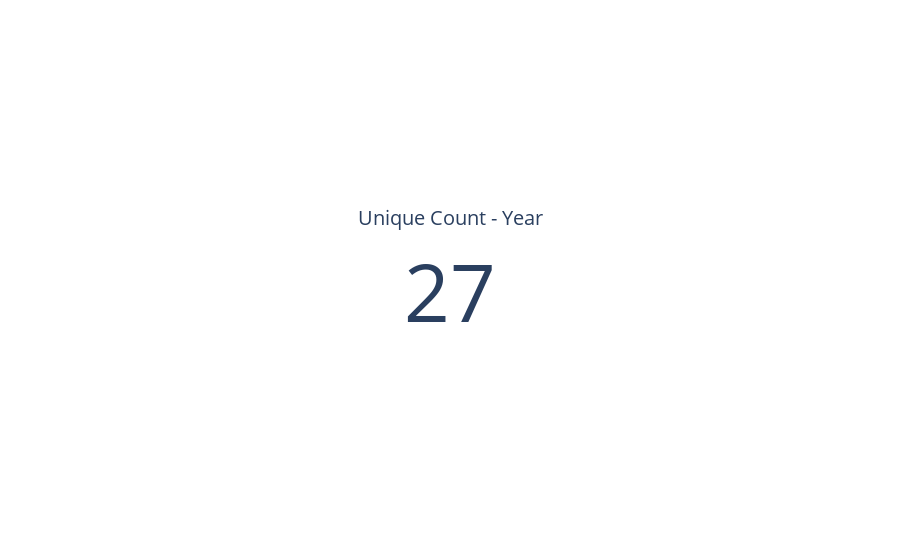
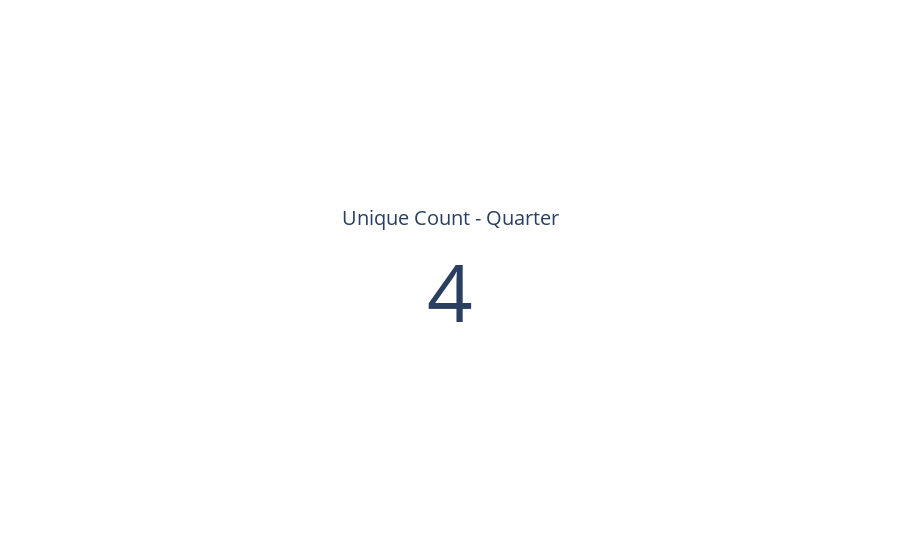
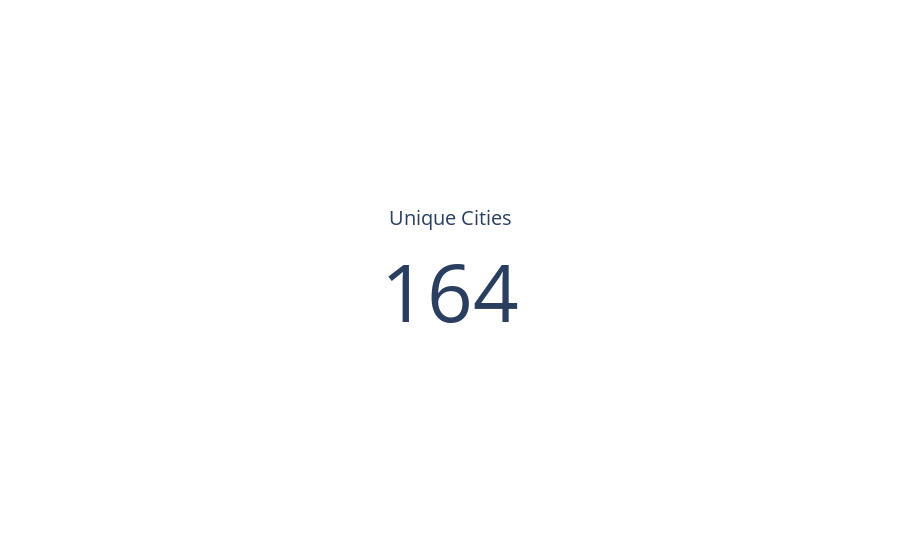
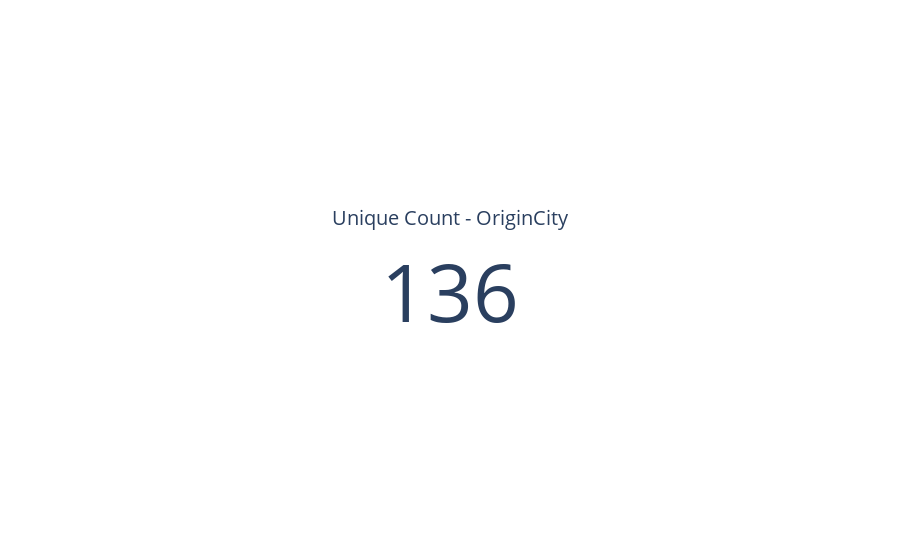

Notebook code cell kept with these figures, in order:
### Code cell
import pandas as pd
import plotly.graph_objects as go

# Load the preprocessed dataset
df = pd.read_parquet('datasets/_dataset.parquet')  # Adjust path if needed

# Unique Year Count
unique_count_year = df['Year'].nunique()
go.Figure(go.Indicator(mode="number", value=unique_count_year, title={'text': "Unique Year Count"})).show()

# Unique Quarter Count
unique_count_quarter = df['Quarter'].nunique()
go.Figure(go.Indicator(mode="number", value=unique_count_quarter, title={'text': "Unique Quarter Count"})).show()

# Unique Cities (combined OriginCity and DestinationCity)
unique_cities_count = len(pd.concat([df['OriginCity'], df['DestinationCity']]).unique())
go.Figure(go.Indicator(mode="number", value=unique_cities_count, title={'text': "Unique Cities (combined OriginCity and DestinationCity)"})).show()

# Unique OriginCity Count
unique_count_origin_city = df['OriginCity'].nunique()
go.Figure(go.Indicator(mode="number", value=unique_count_origin_city, title={'text': "Unique OriginCity Count"})).show()

# Unique DestinationCity Count
unique_count_dest_city = df['DestinationCity'].nunique()
go.Figure(go.Indicator(mode="number", value=unique_count_dest_city, title={'text': "Unique DestinationCity Count"})).show()

# Unique Airports (combined OriginAirportCode and DestinationAirportCode)
unique_airports_count = len(pd.concat([df['OriginAirportCode'], df['DestinationAirportCode']]).unique())
go.Figure(go.Indicator(mode="number", value=unique_airports_count, title={'text': "Unique Airports (combined OriginAirportCode and DestinationAirportCode)"})).show()

# Unique OriginAirportCode Count
unique_count_origin_airport_code = df['OriginAirportCode'].nunique()
go.Figure(go.Indicator(mode="number", value=unique_count_origin_airport_code, title={'text': "Unique OriginAirportCode Count"})).show()

# Unique DestinationAirportCode Count
unique_count_dest_airport_code = df['DestinationAirportCode'].nunique()
go.Figure(go.Indicator(mode="number", value=unique_count_dest_airport_code, title={'text': "Unique DestinationAirportCode Count"})).show()

# Unique Carrier Codes (combined LargestCarrierCode and LowestFareCarrierCode)
unique_carrier_codes_count = len(pd.concat([df['LargestCarrierCode'], df['LowestFareCarrierCode']]).unique())
go.Figure(go.Indicator(mode="number", value=unique_carrier_codes_count, title={'text': "Unique Carrier Codes (combined LargestCarrierCode and LowestFareCarrierCode)"})).show()

# Unique LargestCarrierCode Count
unique_count_largest_carrier = df['LargestCarrierCode'].nunique()
go.Figure(go.Indicator(mode="number", value=unique_count_largest_carrier, title={'text': "Unique LargestCarrierCode Count"})).show()

# Unique LowestFareCarrierCode Count
unique_count_lowest_fare_carrier = df['LowestFareCarrierCode'].nunique()
go.Figure(go.Indicator(mode="number", value=unique_count_lowest_fare_carrier, title={'text': "Unique LowestFareCarrierCode Count"})).show()

# Unique Routes Count
unique_routes_count = df['Route'].nunique()
go.Figure(go.Indicator(mode="number", value=unique_routes_count, title={'text': "Unique Routes Count"})).show()

### Figure 1 — Plotly figure (JSON) as saved in the notebook; plotly's stock layout.template omitted (floating-point values rounded to 4 significant figures)
{"data": [{"mode": "number", "title": {"text": "Unique Count - Year"}, "type": "indicator", "value": 27}], "layout": {"autosize": true}}

### Figure 2 — Plotly figure (JSON) as saved in the notebook; plotly's stock layout.template omitted (floating-point values rounded to 4 significant figures)
{"data": [{"mode": "number", "title": {"text": "Unique Count - Quarter"}, "type": "indicator", "value": 4}], "layout": {"autosize": true}}

### Figure 3 — Plotly figure (JSON) as saved in the notebook; plotly's stock layout.template omitted (floating-point values rounded to 4 significant figures)
{"data": [{"mode": "number", "title": {"text": "Unique Cities"}, "type": "indicator", "value": 164}], "layout": {"autosize": true}}

### Figure 4 — Plotly figure (JSON) as saved in the notebook; plotly's stock layout.template omitted (floating-point values rounded to 4 significant figures)
{"data": [{"mode": "number", "title": {"text": "Unique Count - OriginCity"}, "type": "indicator", "value": 136}], "layout": {"autosize": true}}
